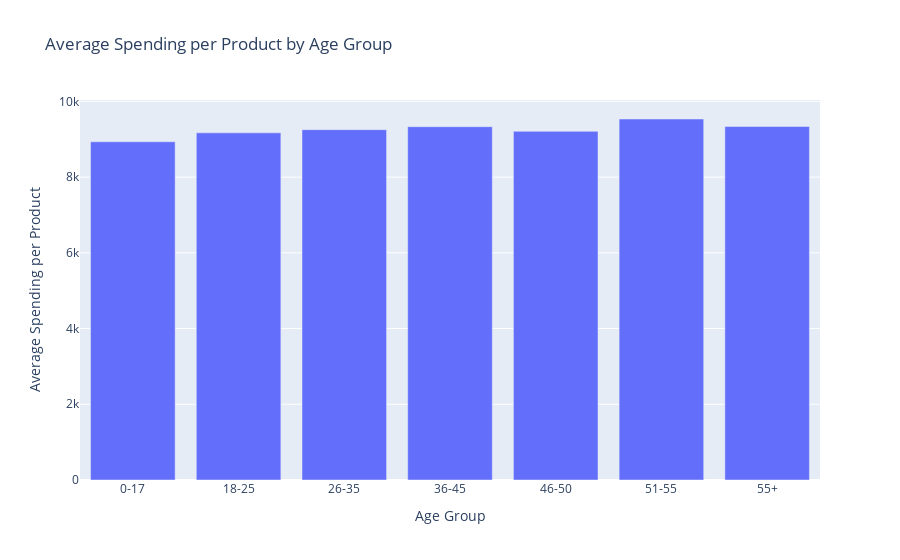

Notebook code cell kept with this figure:
### Code cell
# purchasing power of different age group 
# Create a bar chart
fig = px.bar(Grouped_by_Age, x=Grouped_by_Age.index, y="Average_Spending_Per_Product",
             labels={"Age": "Age Group", "Average_Spending_Per_Product": "Average Spending per Product"},
             title="Average Spending per Product by Age Group")

# Show the plot
fig.show()

### Figure 1 — Plotly figure (JSON) as saved in the notebook; plotly's stock layout.template omitted (floating-point values rounded to 4 significant figures)
{"data": [{"alignmentgroup": "True", "hovertemplate": "Age Group=%{x}<br>Average Spending per Product=%{y}<extra></extra>", "legendgroup": "", "marker": {"color": "#636efa", "pattern": {"shape": ""}}, "name": "", "offsetgroup": "", "orientation": "v", "showlegend": false, "textposition": "auto", "type": "bar", "x": ["0-17", "18-25", "26-35", "36-45", "46-50", "51-55", "55+"], "xaxis": "x", "y": [8933.0, 9170.0, 9253.0, 9331.0, 9209.0, 9535.0, 9336.0], "yaxis": "y"}], "layout": {"barmode": "relative", "legend": {"tracegroupgap": 0}, "title": {"text": "Average Spending per Product by Age Group"}, "xaxis": {"anchor": "y", "domain": [0, 1], "title": {"text": "Age Group"}}, "yaxis": {"anchor": "x", "domain": [0, 1], "title": {"text": "Average Spending per Product"}}}}
